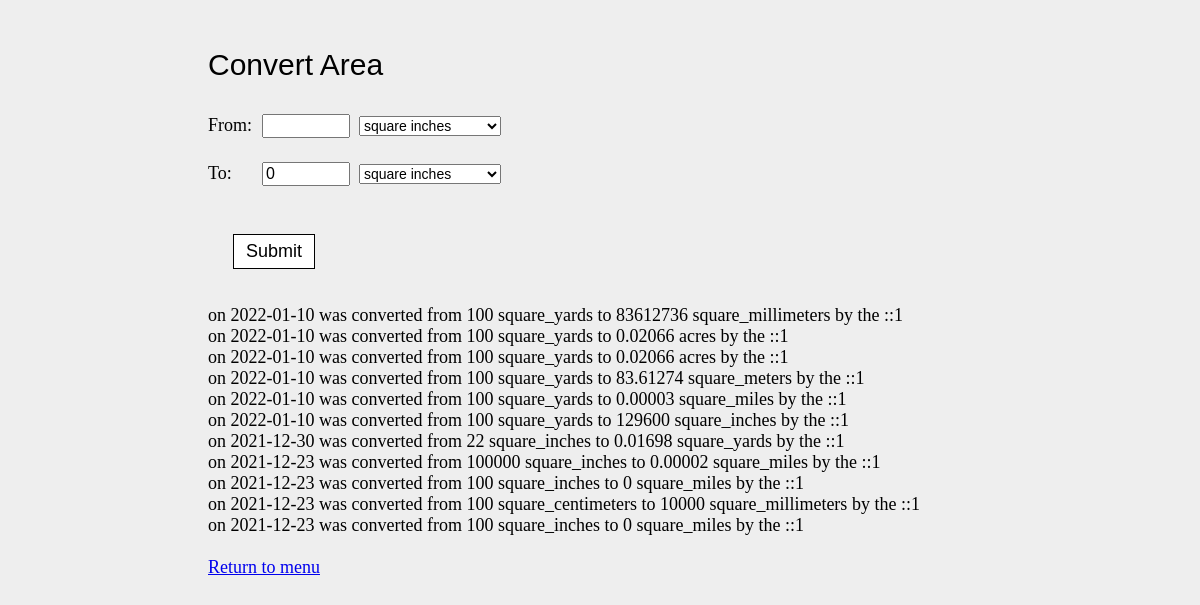
Page /area.php on the committed database.
### tables this page shows
CREATE TABLE `area` (
  `id` int(11) NOT NULL,
  `girilen` varchar(500) NOT NULL,
  `nerden` varchar(500) NOT NULL,
  `sonuc` varchar(500) NOT NULL,
  `nereye` varchar(500) NOT NULL,
  `ip_adresi` varchar(500) NOT NULL,
  `tarih` date NOT NULL
);

### includes/functions.php (called while the page is built, shortened)
<?php
function float_to_string($float, $precision=5) {
  $float = (float) $float;
  $string = number_format($float, $precision, '.', '');
  $string = rtrim($string, '0');
  $string = rtrim($string, '.');
  return $string;
}
?>

### area.php (the view, shortened to what this page needs)
<?php
include("includes/ayarlar.php");
require_once('includes/functions.php');
$from_value = '';
$from_unit = '';
$to_unit = '';
$to_value = '';
?>
<!DOCTYPE html>
<html>
<head>
  <link href="styles.css" rel="stylesheet" type="text/css">
</head>
<body>
  <div id="main-content">
    <h1>Convert Area</h1>
    <form action="" method="post">
      <div class="entry">
        <label>From:</label>&nbsp;
        <input type="text" name="from_value" value="<?php echo $from_value; ?>" />&nbsp;
        <select name="from_unit">
          <option value="square_inches" <?php if ($from_unit == 'square_inches') {
                                          echo " selected";
                                        } ?>>square inches</option>
        </select>
      </div>
      <div class="entry">
        <label>To:</label>&nbsp;
        <input type="text" name="to_value" value="<?php echo float_to_string($to_value); ?>" />&nbsp;
        <select name="to_unit">
          <option value="square_inches" <?php if ($to_unit == 'square_inches') {
                                          echo " selected";
                                        } ?>>square inches</option>
        </select>
      </div>
      <input type="submit" name="submit" value="Submit" />
    </form>
    <?php
    $cevaplar = $db->prepare("SELECT * FROM area GROUP BY id DESC");
    $cevaplar->execute();
    $rows = $cevaplar->fetchAll(PDO::FETCH_ASSOC);
    foreach ($rows as $key => $row) {
      echo "on " . $row["tarih"] . " " . "was converted from " . $row["girilen"] . " " . $row["nerden"] . " " . "to " . $row["sonuc"] . " " . $row["nereye"] . " " . "by the " . $row["ip_adresi"] . "<br />";
    }
    ?>
    <br />
    <a href="index.php">Return to menu</a>
  </div>
</body>
</html>

### Styles.css (style rules this page uses)
html { height: 100%; width: 100%; margin: 0; padding: 0; }
body { height: 100%; width: 100%; padding: 0; background: #EEE; font: 18px Georgia, Times, "Times New Roman", Serif; }
#main-content { width: 800px; margin: 0 auto; padding: 20px 0; }
h1 { font: 30px Arial, "Helvetica Neue", Helvetica, Sans-Serif; }
form label { display: inline-block; width: 45px; }
form input[type="text"] { width: 80px; font-size: 16px; line-height: 16px; }
form select { margin: 1em 0; font-size: 14px; }
form input[type="submit"] { font-size: 1em; text-decoration: none; color: black; display: block; background: white; margin: 2em 0 2em 25px; padding: 6px 12px; border: 1px solid black; }

### rows in the picture
area: tarih "2022-01-10", girilen "100", nerden "square_yards", sonuc "83612736", nereye "square_millimeters", ip_adresi "::1"
area: tarih "2022-01-10", girilen "100", nerden "square_yards", sonuc "0.02066", nereye "acres", ip_adresi "::1"
area: tarih "2022-01-10", girilen "100", nerden "square_yards", sonuc "0.02066", nereye "acres", ip_adresi "::1"
area: tarih "2022-01-10", girilen "100", nerden "square_yards", sonuc "83.61274", nereye "square_meters", ip_adresi "::1"
area: tarih "2022-01-10", girilen "100", nerden "square_yards", sonuc "0.00003", nereye "square_miles", ip_adresi "::1"
area: tarih "2022-01-10", girilen "100", nerden "square_yards", sonuc "129600", nereye "square_inches", ip_adresi "::1"
area: tarih "2021-12-30", girilen "22", nerden "square_inches", sonuc "0.01698", nereye "square_yards", ip_adresi "::1"
area: tarih "2021-12-23", girilen "100000", nerden "square_inches", sonuc "0.00002", nereye "square_miles", ip_adresi "::1"
area: tarih "2021-12-23", girilen "100", nerden "square_inches", sonuc "0", nereye "square_miles", ip_adresi "::1"
area: tarih "2021-12-23", girilen "100", nerden "square_centimeters", sonuc "10000", nereye "square_millimeters", ip_adresi "::1"
area: tarih "2021-12-23", girilen "100", nerden "square_inches", sonuc "0", nereye "square_miles", ip_adresi "::1"
